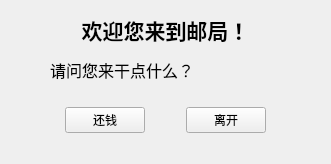
<?xml version="1.0" encoding="UTF-8"?>
<ui version="4.0">
 <class>Post</class>
 <widget class="QWidget" name="Post">
  <property name="geometry">
   <rect>
    <x>0</x>
    <y>0</y>
    <width>331</width>
    <height>164</height>
   </rect>
  </property>
  <property name="windowTitle">
   <string>Form</string>
  </property>
  <widget class="QLabel" name="label">
   <property name="geometry">
    <rect>
     <x>50</x>
     <y>10</y>
     <width>231</width>
     <height>41</height>
    </rect>
   </property>
   <property name="text">
    <string>&lt;html&gt;&lt;head/&gt;&lt;body&gt;&lt;p align=&quot;center&quot;&gt;&lt;span style=&quot; font-size:16pt; font-weight:700;&quot;&gt;欢迎您来到邮局！&lt;/span&gt;&lt;/p&gt;&lt;/body&gt;&lt;/html&gt;</string>
   </property>
  </widget>
  <widget class="QLabel" name="label_2">
   <property name="geometry">
    <rect>
     <x>50</x>
     <y>50</y>
     <width>251</width>
     <height>41</height>
    </rect>
   </property>
   <property name="text">
    <string>&lt;html&gt;&lt;head/&gt;&lt;body&gt;&lt;p&gt;&lt;span style=&quot; font-size:12pt;&quot;&gt;请问您来干点什么？&lt;/span&gt;&lt;/p&gt;&lt;/body&gt;&lt;/html&gt;</string>
   </property>
  </widget>
  <widget class="QWidget" name="">
   <property name="geometry">
    <rect>
     <x>30</x>
     <y>100</y>
     <width>271</width>
     <height>41</height>
    </rect>
   </property>
   <layout class="QHBoxLayout" name="horizontalLayout">
    <item>
     <spacer name="horizontalSpacer_2">
      <property name="orientation">
       <enum>Qt::Orientation::Horizontal</enum>
      </property>
      <property name="sizeHint" stdset="0">
       <size>
        <width>40</width>
        <height>20</height>
       </size>
      </property>
     </spacer>
    </item>
    <item>
     <widget class="QPushButton" name="payButton">
      <property name="text">
       <string>还钱</string>
      </property>
     </widget>
    </item>
    <item>
     <spacer name="horizontalSpacer">
      <property name="orientation">
       <enum>Qt::Orientation::Horizontal</enum>
      </property>
      <property name="sizeHint" stdset="0">
       <size>
        <width>40</width>
        <height>20</height>
       </size>
      </property>
     </spacer>
    </item>
    <item>
     <widget class="QPushButton" name="leaveButton">
      <property name="text">
       <string>离开</string>
      </property>
     </widget>
    </item>
    <item>
     <spacer name="horizontalSpacer_3">
      <property name="orientation">
       <enum>Qt::Orientation::Horizontal</enum>
      </property>
      <property name="sizeHint" stdset="0">
       <size>
        <width>40</width>
        <height>20</height>
       </size>
      </property>
     </spacer>
    </item>
   </layout>
  </widget>
 </widget>
 <resources/>
 <connections/>
</ui>
